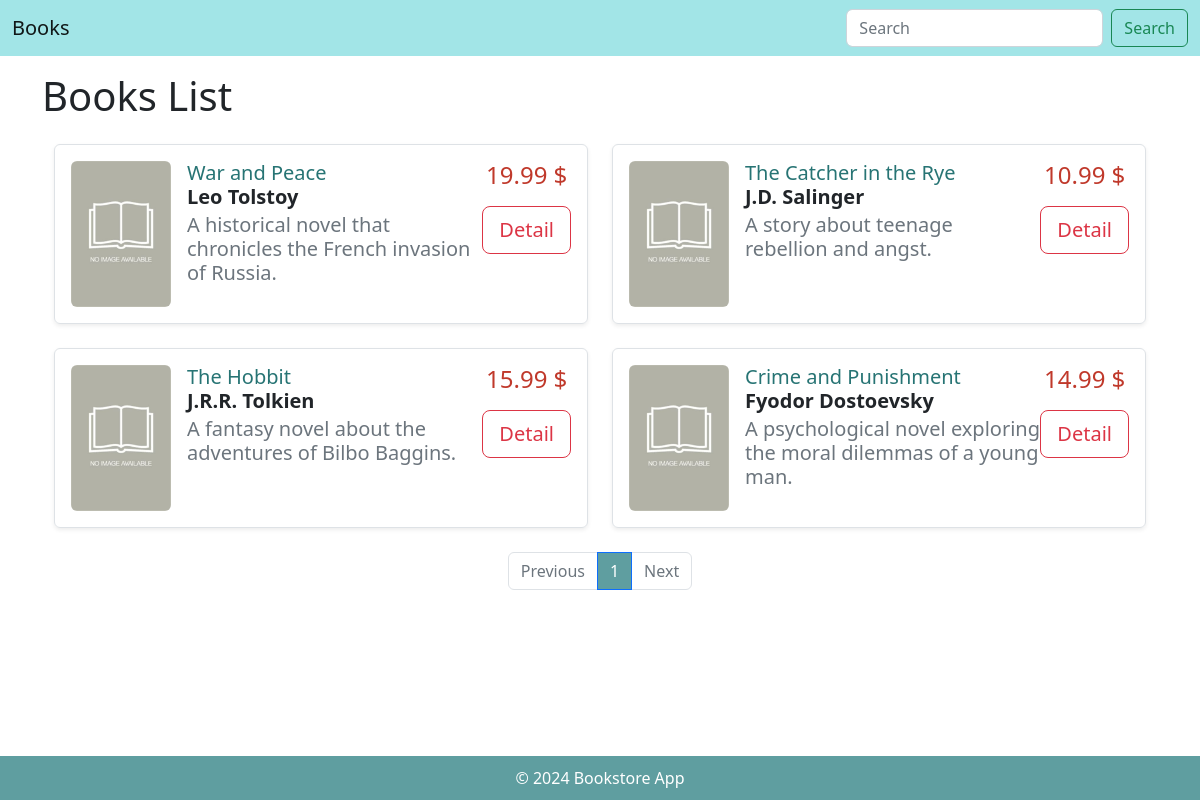
The app's page /, older data.
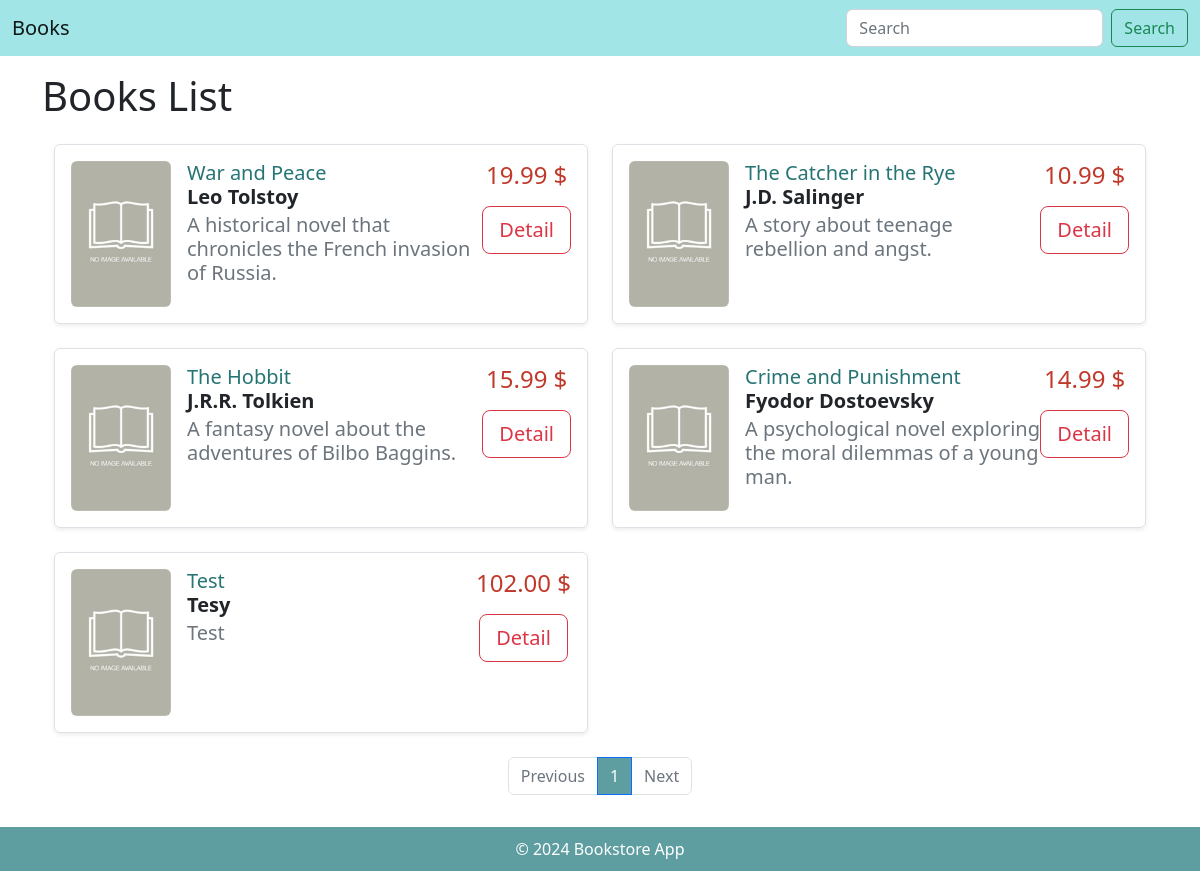
The same page, newer data.
### books/models.py (models this page shows, shortened)
class Book(models.Model):
    title = models.CharField(max_length=200)
    author = models.CharField(max_length=100)
    description = models.TextField()
    year = models.IntegerField()
    price = models.DecimalField(max_digits=10, decimal_places=2)
    number_of_pages = models.IntegerField(default=0)
    genre=models.CharField(max_length=100, default='Other')
    language = models.CharField(max_length=100, blank=True)
    edition=models.CharField(max_length=200, blank=True)
    translator=models.CharField(max_length=100, blank=True)
    cover = models.ImageField(upload_to='covers/', default='covers/default.jpg')

### books/views.py (the view)
# urls.py: path("", views.list, name='list_books'),
def list(request):
    books = Book.objects.all()
    paginator = Paginator(books, 5)
    page_number = request.GET.get('page')
    page_obj = paginator.get_page(page_number)
    return render(request, 'list_book.html', {'books': page_obj})

### books/templates/list_book.html (shortened to what this page needs)
{% extends "layout_book.html" %}
{% block header %}Books List{% endblock %}
{% block content %}
<div class="container mt-4">
    <div class="row">
        {% for book in books %}
        <div class="col-md-6 mb-4">
            <div class="d-flex border rounded p-3 shadow-sm">
                <div class="me-3">
                    {% if book.cover %}
                        <img src="{{ book.cover.url }}" alt="{{ book.title }}" class="img-fluid rounded" style="max-width: 100px; max-height: 150px;">
                    {% else %}
                        <img src="/media/covers/default.jpg" alt="Default Cover" class="img-fluid rounded" style="max-width: 100px; max-height: 150px;">
                    {% endif %}
                </div>
                <div class="flex-grow-1">
                    <h5 class="mb-1">
                        <a href="{% url 'detail_book' book.id %}" class="text-decoration-none" style="color: rgb(39, 116, 116)">
                            {{ book.title }}
                        </a>
                    <p class="mb-1"><strong>{{ book.author }}</strong></p>
                    <p class="text-muted mb-1">
                        {{ book.description|truncatewords:30 }}
                    </p>
                </div>
                <div class="text-center">
                    <p class="h4 mb-3" style="color:#c0392b;">{{ book.price }} $</p>
                    <a href="{% url 'detail_book' book.id %}" class="btn btn-outline-danger btn-lg">
                        Detail
                    </a>
                </div>
            </div>
        </div>
        {% endfor %}
    </div>
    <nav aria-label="Page navigation example">
        <ul class="pagination justify-content-center">
            {% if books.has_previous %}
            <li class="page-item">
                <a class="page-link" href="?page=1" aria-label="First">Previous</a>
            </li>
            {% else %}
            <li class="page-item disabled">
                <a class="page-link" href="#">Previous</a>
            </li>
            {% endif %}
            {% for page_num in books.paginator.page_range %}
                {% if books.number == page_num %}
                    <li class="page-item active">
                        <a class="page-link" style="background-color: cadetblue;" href="#">{{ page_num }}</a>
                    </li>
                {% else %}
                    <li class="page-item">
                        <a class="page-link" href="?page={{ page_num }}">{{ page_num }}</a>
                    </li>
                {% endif %}
            {% endfor %}
            {% if books.has_next %}
            <li class="page-item">
                <a class="page-link" href="?page={{ books.next_page_number }}" aria-label="Next">Next</a>
            </li>
            {% else %}
            <li class="page-item disabled">
                <a class="page-link" href="#">Next</a>
            </li>
            {% endif %}
        </ul>
    </nav>
</div>
{% endblock %}

Row changes from the older to the newer data that the page shows:
added Book: title "Test", author "Tesy", description "Test", price "102.00"
